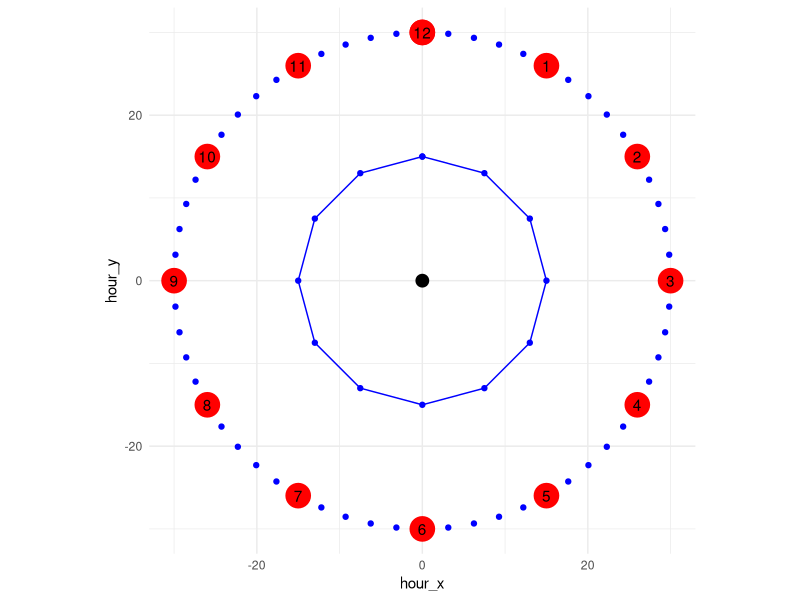

R code for this plot:
## ---- chunk 1
library(tidyverse)
library(ggrepel)
theme_set(theme_minimal())
## ---- chunk 2
#这里理解有点绕弯
# 1. 从pi/2作为起点是因为正常坐标系和对应的时钟0点位置不同，要旋转pi/2
# 2.从pi/2顺时针旋转一周应该是 -2 * pi，顺时针意味着负号
# 3. length.out = 61 这里 从0到60的点一共是 
#    61个点，点与点之间有60个分化，我们计算的是点坐标，因此要获得这61一个点的坐标位置length.out = 61
# 4. 同理小时计算的是时间12个分化，计算13个点的坐标length.out = 13

theta <- seq(pi / 2, -2 * pi + pi / 2 , length.out = 61)

radius <- seq(10, 30, length.out = 60)
min_radius <- 30
hour_radius <- 30

x <- min_radius* cos(theta)
y <- min_radius * sin(theta)

hour_tick <- seq(pi / 2, -2 * pi + pi / 2, length.out = 13)

hour_x <- hour_radius * cos(hour_tick)
hour_y <- hour_radius * sin(hour_tick)

df <- tibble(x, y)
hour <- tibble(hour_x, hour_y)

center <- tibble(x=0,y=0)
## ---- chunk 3
ggplot(data=hour,aes(hour_x, hour_y)) +
  geom_point(data=df, aes(x, y),color="blue") +
  geom_path(data=hour,aes(0.5*hour_x, 0.5*hour_y),color="blue") +
  geom_point(data=hour,aes(0.5*hour_x, 0.5*hour_y),color="blue") +
  geom_point(size=8,color="red") +
 # geom_path() +
  geom_text(data=hour,aes(label = c(12,1:11,""))) +
  geom_point(data=center,aes(x,y),size=4, color="black")+
  coord_fixed()
